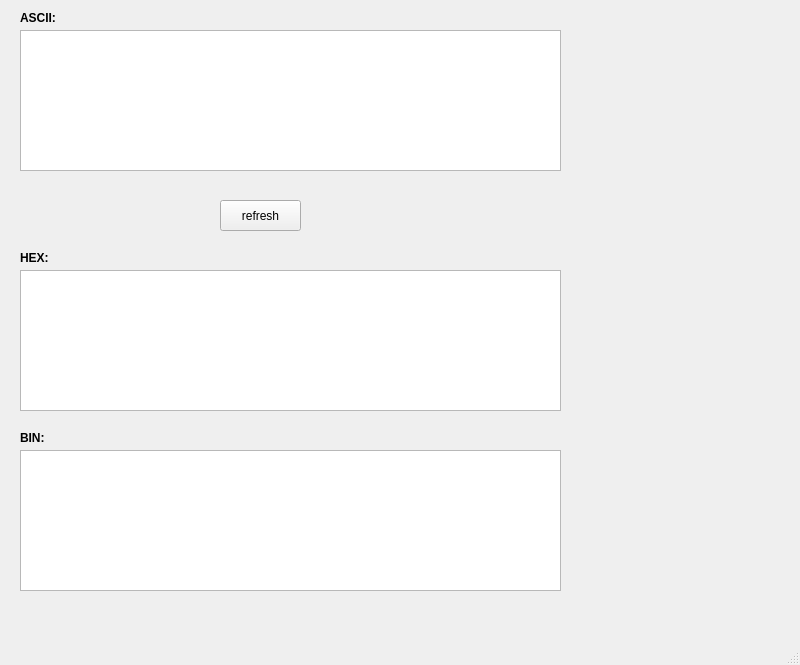
<?xml version="1.0" encoding="UTF-8"?>
<ui version="4.0">
 <class>MainWindow</class>
 <widget class="QMainWindow" name="MainWindow">
  <property name="geometry">
   <rect>
    <x>0</x>
    <y>0</y>
    <width>800</width>
    <height>665</height>
   </rect>
  </property>
  <property name="windowTitle">
   <string>MainWindow</string>
  </property>
  <widget class="QWidget" name="centralwidget">
   <widget class="QPlainTextEdit" name="ascii_text">
    <property name="geometry">
     <rect>
      <x>20</x>
      <y>30</y>
      <width>541</width>
      <height>141</height>
     </rect>
    </property>
   </widget>
   <widget class="QLabel" name="label">
    <property name="geometry">
     <rect>
      <x>20</x>
      <y>10</y>
      <width>49</width>
      <height>16</height>
     </rect>
    </property>
    <property name="font">
     <font>
      <bold>true</bold>
     </font>
    </property>
    <property name="text">
     <string>ASCII:</string>
    </property>
   </widget>
   <widget class="QLabel" name="label_2">
    <property name="geometry">
     <rect>
      <x>20</x>
      <y>250</y>
      <width>49</width>
      <height>16</height>
     </rect>
    </property>
    <property name="font">
     <font>
      <bold>true</bold>
     </font>
    </property>
    <property name="text">
     <string>HEX:</string>
    </property>
   </widget>
   <widget class="QPlainTextEdit" name="hex_text">
    <property name="geometry">
     <rect>
      <x>20</x>
      <y>270</y>
      <width>541</width>
      <height>141</height>
     </rect>
    </property>
   </widget>
   <widget class="QPlainTextEdit" name="bin_text">
    <property name="geometry">
     <rect>
      <x>20</x>
      <y>450</y>
      <width>541</width>
      <height>141</height>
     </rect>
    </property>
   </widget>
   <widget class="QLabel" name="label_3">
    <property name="geometry">
     <rect>
      <x>20</x>
      <y>430</y>
      <width>49</width>
      <height>16</height>
     </rect>
    </property>
    <property name="font">
     <font>
      <bold>true</bold>
     </font>
    </property>
    <property name="text">
     <string>BIN:</string>
    </property>
   </widget>
   <widget class="QPushButton" name="refresh_button">
    <property name="geometry">
     <rect>
      <x>220</x>
      <y>200</y>
      <width>81</width>
      <height>31</height>
     </rect>
    </property>
    <property name="text">
     <string>refresh</string>
    </property>
   </widget>
  </widget>
  <widget class="QMenuBar" name="menubar">
   <property name="geometry">
    <rect>
     <x>0</x>
     <y>0</y>
     <width>800</width>
     <height>22</height>
    </rect>
   </property>
  </widget>
  <widget class="QStatusBar" name="statusbar"/>
 </widget>
 <resources/>
 <connections/>
</ui>
